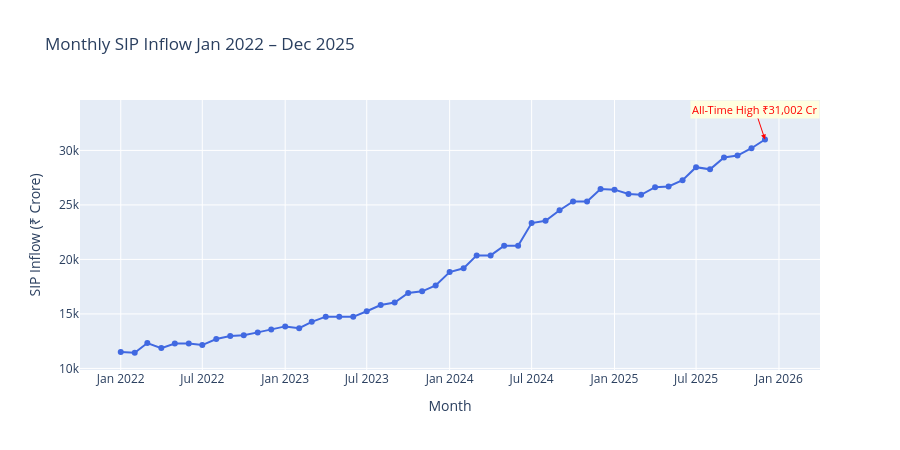

Notebook code for this chart:
### Code cell
fig = px.line(
    sip, x='month', y='sip_inflow_crore',
    title='Monthly SIP Inflow Jan 2022 – Dec 2025',
    labels={'sip_inflow_crore': 'SIP Inflow (₹ Crore)', 'month': 'Month'},
    markers=True
)
# Annotate all-time high
ath_row = sip.loc[sip['sip_inflow_crore'].idxmax()]
fig.add_annotation(
    x=ath_row['month'], y=ath_row['sip_inflow_crore'],
    text=f"All-Time High\n₹{ath_row['sip_inflow_crore']:,} Cr",
    showarrow=True, arrowhead=2, arrowcolor='red',
    font=dict(color='red', size=11), bgcolor='lightyellow'
)
fig.update_traces(line_color='royalblue', line_width=2)
fig.update_layout(height=450)
try:
    fig.write_image(str(CHART_DIR / 'chart03_sip_trend.png'))
except Exception:
    pass  # kaleido not installed; skipping PNG export
fig.show()

### Figure 1 — Plotly figure (JSON) as saved in the notebook; plotly's stock layout.template omitted (floating-point values rounded to 4 significant figures)
{"data": [{"hovertemplate": "Month=%{x}<br>SIP Inflow (₹ Crore)=%{y}<extra></extra>", "legendgroup": "", "line": {"color": "royalblue", "dash": "solid", "width": 2}, "marker": {"symbol": "circle"}, "mode": "lines+markers", "name": "", "orientation": "v", "showlegend": false, "type": "scatter", "x": ["2022-01-01T00:00:00.000000000", "2022-02-01T00:00:00.000000000", "2022-03-01T00:00:00.000000000", "2022-04-01T00:00:00.000000000", "2022-05-01T00:00:00.000000000", "2022-06-01T00:00:00.000000000", "2022-07-01T00:00:00.000000000", "2022-08-01T00:00:00.000000000", "2022-09-01T00:00:00.000000000", "2022-10-01T00:00:00.000000000", "2022-11-01T00:00:00.000000000", "2022-12-01T00:00:00.000000000", "2023-01-01T00:00:00.000000000", "2023-02-01T00:00:00.000000000", "2023-03-01T00:00:00.000000000", "2023-04-01T00:00:00.000000000", "2023-05-01T00:00:00.000000000", "2023-06-01T00:00:00.000000000", "2023-07-01T00:00:00.000000000", "2023-08-01T00:00:00.000000000", "2023-09-01T00:00:00.000000000", "2023-10-01T00:00:00.000000000", "2023-11-01T00:00:00.000000000", "2023-12-01T00:00:00.000000000", "2024-01-01T00:00:00.000000000", "2024-02-01T00:00:00.000000000", "2024-03-01T00:00:00.000000000", "2024-04-01T00:00:00.000000000", "2024-05-01T00:00:00.000000000", "2024-06-01T00:00:00.000000000", "2024-07-01T00:00:00.000000000", "2024-08-01T00:00:00.000000000", "2024-09-01T00:00:00.000000000", "2024-10-01T00:00:00.000000000", "2024-11-01T00:00:00.000000000", "2024-12-01T00:00:00.000000000", "2025-01-01T00:00:00.000000000", "2025-02-01T00:00:00.000000000", "2025-03-01T00:00:00.000000000", "2025-04-01T00:00:00.000000000", "2025-05-01T00:00:00.000000000", "2025-06-01T00:00:00.000000000", "2025-07-01T00:00:00.000000000", "2025-08-01T00:00:00.000000000", "2025-09-01T00:00:00.000000000", "2025-10-01T00:00:00.000000000", "2025-11-01T00:00:00.000000000", "2025-12-01T00:00:00.000000000"], "xaxis": "x", "y": [11517, 11438, 12328, 11863, 12286, 12276, 12140, 12694, 12976, 13040, 13306, 13573, 13856, 13687, 14276, 14749, 14749, 14734, 15245, 15814, 16042, 16928, 17073, 17610, 18838, 19187, 20371, 20371, 21262, 21262, 23332, 23547, 24509, 25323, 25320, 26459, 26400, 25999, 25926, 26632, 26688, 27274, 28464, 28265, 29361, 29529, 30200, 31002], "yaxis": "y"}], "layout": {"annotations": [{"arrowcolor": "red", "arrowhead": 2, "bgcolor": "lightyellow", "font": {"color": "red", "size": 11}, "showarrow": true, "text": "All-Time High\n₹31,002 Cr", "x": "2025-12-01T00:00:00", "y": 31002}], "height": 450, "legend": {"tracegroupgap": 0}, "title": {"text": "Monthly SIP Inflow Jan 2022 – Dec 2025"}, "xaxis": {"anchor": "y", "domain": [0, 1], "title": {"text": "Month"}}, "yaxis": {"anchor": "x", "domain": [0, 1], "title": {"text": "SIP Inflow (₹ Crore)"}}}}
